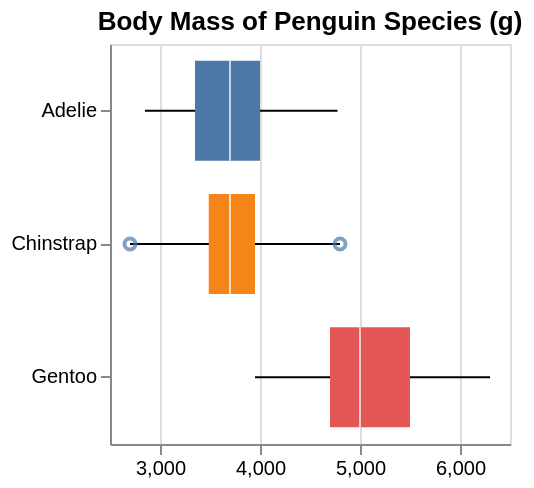

Source (Vega-Lite JSON):
### Vega specification from a JSON file in a GitHub repository (floating-point values rounded to 4 significant figures)
{"$schema": "https://vega.github.io/schema/vega/v5.json", "background": "white", "padding": 5, "width": 200, "height": 200, "title": {"text": "Body Mass of Penguin Species (g)", "frame": "group"}, "style": "cell", "data": [{"name": "source_0", "values": [{"Species": "Adelie", "lower": 2850, "q1": 3350, "median": 3700, "q3": 4000, "upper": 4775, "outliers": []}, {"Species": "Chinstrap", "lower": 2700, "q1": 3488.0, "median": 3700, "q3": 3950, "upper": 4800, "outliers": [2700, 4800]}, {"Species": "Gentoo", "lower": 3950, "q1": 4700, "median": 5000, "q3": 5500, "upper": 6300, "outliers": []}]}, {"name": "data_1", "source": "source_0", "transform": [{"type": "filter", "expr": "isValid(datum[\"lower\"]) && isFinite(+datum[\"lower\"])"}]}, {"name": "data_2", "source": "source_0", "transform": [{"type": "filter", "expr": "isValid(datum[\"q1\"]) && isFinite(+datum[\"q1\"])"}]}, {"name": "data_3", "source": "source_0", "transform": [{"type": "filter", "expr": "isValid(datum[\"median\"]) && isFinite(+datum[\"median\"])"}]}, {"name": "data_4", "source": "source_0", "transform": [{"type": "flatten", "fields": ["outliers"], "as": ["outliers"]}, {"type": "filter", "expr": "isValid(datum[\"outliers\"]) && isFinite(+datum[\"outliers\"])"}]}], "marks": [{"name": "layer_0_marks", "type": "rule", "style": ["rule"], "from": {"data": "data_1"}, "encode": {"update": {"stroke": {"value": "black"}, "description": {"signal": "\"lower: \" + (format(datum[\"lower\"], \"\")) + \"; Species: \" + (isValid(datum[\"Species\"]) ? datum[\"Species\"] : \"\"+datum[\"Species\"]) + \"; upper: \" + (format(datum[\"upper\"], \"\"))"}, "x": {"scale": "x", "field": "lower"}, "x2": {"scale": "x", "field": "upper"}, "y": {"scale": "y", "field": "Species", "band": 0.5}}}}, {"name": "layer_1_marks", "type": "rect", "style": ["bar"], "from": {"data": "data_2"}, "encode": {"update": {"fill": {"scale": "color", "field": "Species"}, "ariaRoleDescription": {"value": "bar"}, "description": {"signal": "\"q1: \" + (format(datum[\"q1\"], \"\")) + \"; Species: \" + (isValid(datum[\"Species\"]) ? datum[\"Species\"] : \"\"+datum[\"Species\"]) + \"; q3: \" + (format(datum[\"q3\"], \"\"))"}, "x": {"scale": "x", "field": "q1"}, "x2": {"scale": "x", "field": "q3"}, "y": {"scale": "y", "field": "Species"}, "height": {"signal": "max(0.25, bandwidth('y'))"}}}}, {"name": "layer_2_marks", "type": "rect", "style": ["tick"], "from": {"data": "data_3"}, "encode": {"update": {"opacity": {"value": 0.7}, "fill": {"value": "white"}, "ariaRoleDescription": {"value": "tick"}, "description": {"signal": "\"median: \" + (format(datum[\"median\"], \"\")) + \"; Species: \" + (isValid(datum[\"Species\"]) ? datum[\"Species\"] : \"\"+datum[\"Species\"])"}, "xc": {"scale": "x", "field": "median"}, "yc": {"scale": "y", "field": "Species", "band": 0.5}, "height": {"scale": "y", "band": 1}, "width": {"value": 1}}}}, {"name": "layer_3_marks", "type": "symbol", "style": ["point", "boxplot-outliers"], "from": {"data": "data_4"}, "encode": {"update": {"opacity": {"value": 0.7}, "fill": {"value": "transparent"}, "stroke": {"value": "#4c78a8"}, "ariaRoleDescription": {"value": "point"}, "description": {"signal": "\"outliers: \" + (format(datum[\"outliers\"], \"\")) + \"; Species: \" + (isValid(datum[\"Species\"]) ? datum[\"Species\"] : \"\"+datum[\"Species\"])"}, "x": {"scale": "x", "field": "outliers"}, "y": {"scale": "y", "field": "Species", "band": 0.5}}}}], "scales": [{"name": "x", "type": "linear", "domain": {"fields": [{"data": "data_1", "field": "lower"}, {"data": "data_1", "field": "upper"}, {"data": "data_2", "field": "q1"}, {"data": "data_2", "field": "q3"}, {"data": "data_3", "field": "median"}, {"data": "data_4", "field": "outliers"}]}, "range": [0, {"signal": "width"}], "zero": false, "nice": true}, {"name": "y", "type": "band", "domain": {"fields": [{"data": "data_1", "field": "Species"}, {"data": "data_2", "field": "Species"}, {"data": "data_3", "field": "Species"}, {"data": "data_4", "field": "Species"}], "sort": true}, "range": [0, {"signal": "height"}], "paddingInner": 0.25, "paddingOuter": 0.125}, {"name": "color", "type": "ordinal", "domain": {"data": "data_2", "field": "Species", "sort": true}, "range": "category"}], "axes": [{"scale": "x", "orient": "bottom", "gridScale": "y", "grid": true, "tickCount": {"signal": "ceil(width/40)"}, "domain": false, "labels": false, "aria": false, "maxExtent": 0, "minExtent": 0, "ticks": false, "zindex": 0}, {"scale": "x", "orient": "bottom", "grid": false, "labelFlush": true, "labelOverlap": true, "tickCount": {"signal": "ceil(width/40)"}, "zindex": 0}, {"scale": "y", "orient": "left", "grid": false, "zindex": 0}]}
